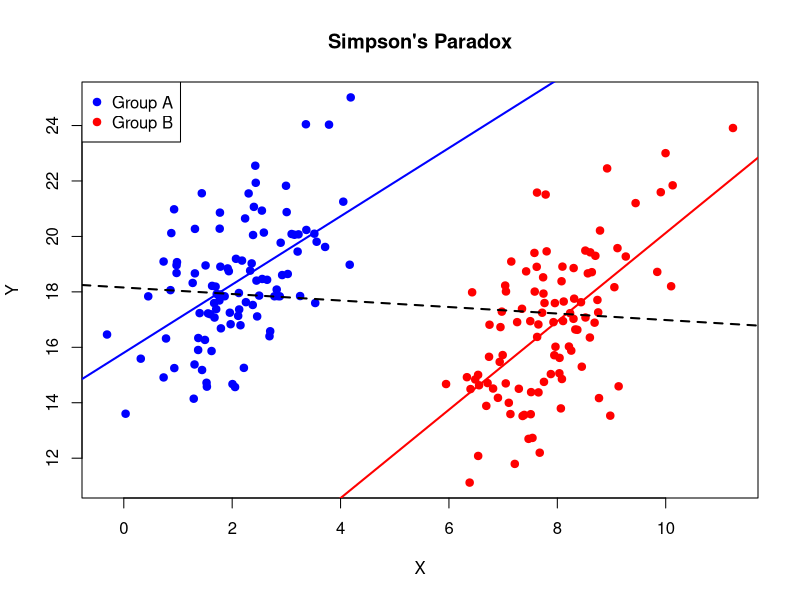

R code for this plot:
## ============================================================
## Simpson's Paradox Demonstration
## ============================================================

set.seed(123)

n <- 200

# Create a grouping variable (e.g., two hospitals)
group <- rep(c("A", "B"), each = n/2)

# Generate X values that differ by group
# Group B has systematically higher X
X_A <- rnorm(n/2, mean = 2, sd = 1)
X_B <- rnorm(n/2, mean = 8, sd = 1)

X <- c(X_A, X_B)

# Within each group, Y increases with X (positive slope)
# But groups have different intercepts:
# Group A has higher baseline Y
beta_within <- 1.5

Y_A <- 15 + beta_within * X_A + rnorm(n/2, sd = 2)
Y_B <- 5  + beta_within * X_B + rnorm(n/2, sd = 2)

Y <- c(Y_A, Y_B)

dat <- data.frame(Y, X, group)

## ------------------------------------------------------------
## 1. Overall regression (ignoring group)
## ------------------------------------------------------------

m_marginal <- lm(Y ~ X, data = dat)

cat("\n--- Marginal Model (Ignoring Group) ---\n")
print(summary(m_marginal))

## ------------------------------------------------------------
## 2. Stratified regressions
## ------------------------------------------------------------

m_A <- lm(Y ~ X, data = dat[dat$group == "A", ])
m_B <- lm(Y ~ X, data = dat[dat$group == "B", ])

cat("\n--- Group A Model ---\n")
print(summary(m_A))

cat("\n--- Group B Model ---\n")
print(summary(m_B))

## ------------------------------------------------------------
## 3. Adjusted model including group (confounder)
## ------------------------------------------------------------

m_adjusted <- lm(Y ~ X + group, data = dat)

cat("\n--- Adjusted Model (Controlling for Group) ---\n")
print(summary(m_adjusted))

## ------------------------------------------------------------
## 4. Visualization
## ------------------------------------------------------------

plot(dat$X, dat$Y,
     col = ifelse(dat$group == "A", "blue", "red"),
     pch = 19,
     xlab = "X",
     ylab = "Y",
     main = "Simpson's Paradox")

legend("topleft",
       legend = c("Group A", "Group B"),
       col = c("blue", "red"),
       pch = 19)

# Add group-specific regression lines
abline(m_A, col = "blue", lwd = 2)
abline(m_B, col = "red", lwd = 2)

# Add overall regression line
abline(m_marginal, col = "black", lwd = 2, lty = 2)

cat("\n--- Interpretation ---\n")
cat("* Within each group, the slope of X is positive.\n")
cat("* When ignoring group, the overall slope may appear negative.\n")
cat("* Including group in the model restores the correct conditional relationship.\n")
